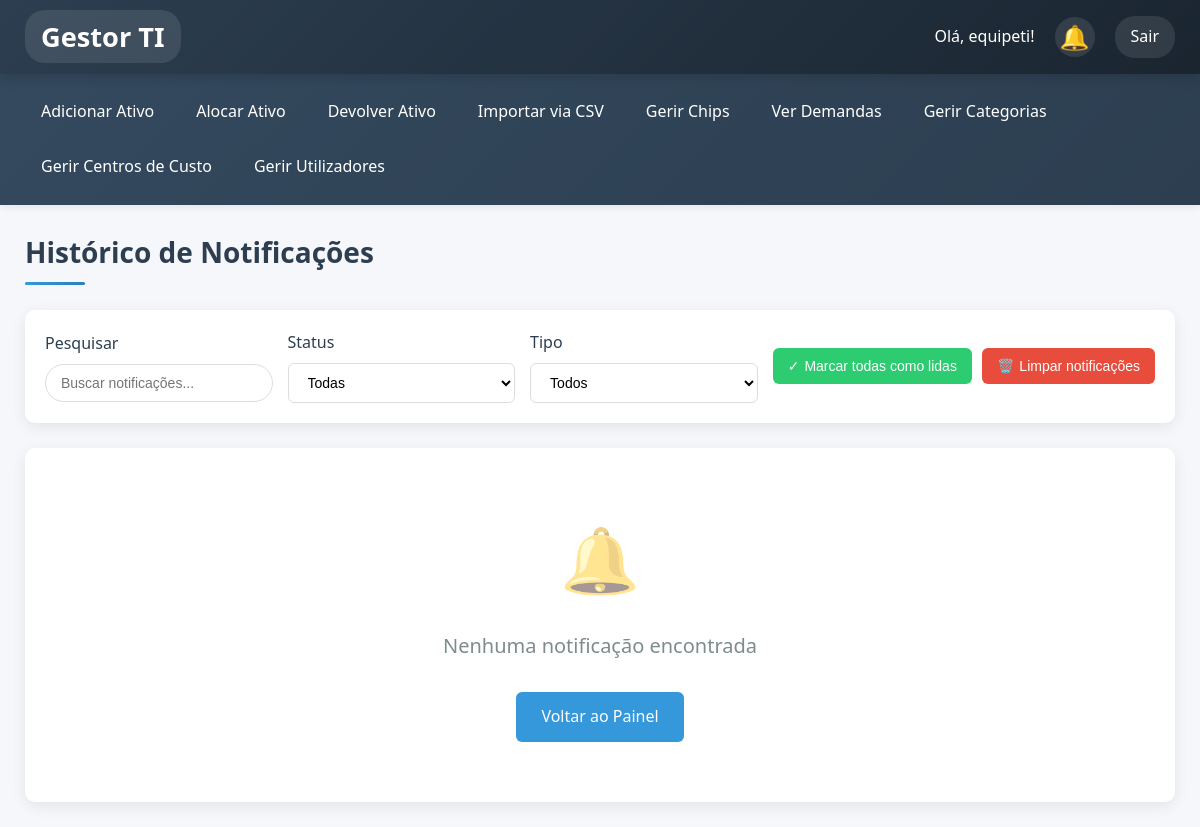
Before: /notificacoes (signed in) with the older database file.
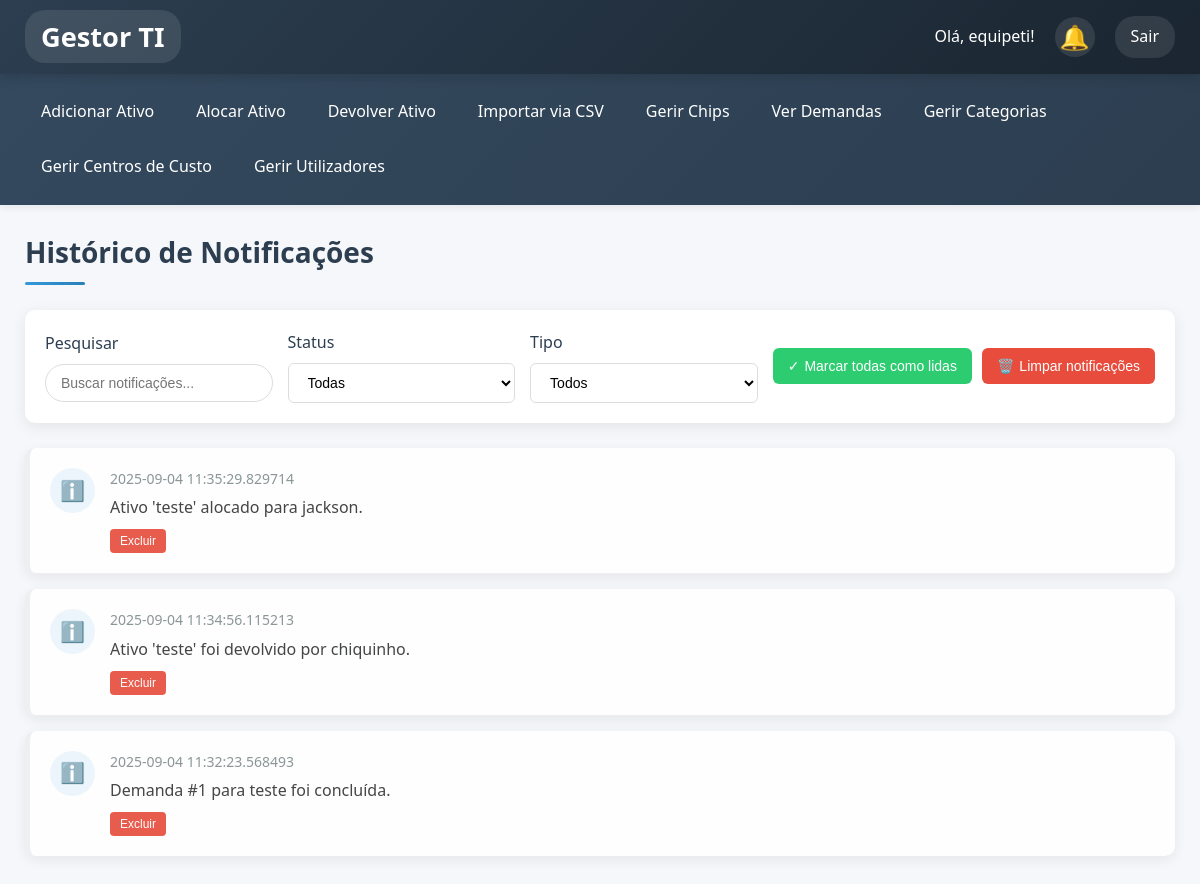
After: the same page with the newer database file.
### tables this page shows
CREATE TABLE usuarios (id INTEGER PRIMARY KEY, nome TEXT NOT NULL UNIQUE, departamento TEXT, password TEXT);

CREATE TABLE notificacoes (
                 id INTEGER PRIMARY KEY, mensagem TEXT NOT NULL, link TEXT, 
                 data_criacao DATETIME, lida BOOLEAN DEFAULT 0);

### gestor_ativos_ti.py (the view)
@app.route('/notificacoes')
@login_required
def listar_notificacoes():
    db_query("UPDATE notificacoes SET lida = 1", commit=True)
    return render_template('notificacoes.html', notificacoes=db_query("SELECT * FROM notificacoes ORDER BY data_criacao DESC"))

### gestor_ativos_ti.py (called while the page is built)
@login_manager.user_loader
def load_user(user_id):
    conn = sqlite3.connect('ativos_ti.db')
    c = conn.cursor()
    c.execute("SELECT id, nome FROM usuarios WHERE id = ?", (user_id,))
    user_data = c.fetchone()
    conn.close()
    if user_data:
        return User(id=user_data[0], nome=user_data[1])
    return None

def db_query(query, params=(), fetchone=False, commit=False):
    conn = sqlite3.connect('ativos_ti.db')
    conn.row_factory = sqlite3.Row
    c = conn.cursor()
    c.execute(query, params)
    result = c.fetchone() if fetchone else c.fetchall()
    if commit:
        conn.commit()
    conn.close()
    return result

### templates/notificacoes.html (shortened to what this page needs)
{% extends "base.html" %}
{% block content %}
<div class="notifications-header">
    <h1 class="notifications-title">Histórico de Notificações</h1>
</div>
<div class="filters-container">
    <div class="filter-group">
        <label class="filter-label">Pesquisar</label>
        <input type="text" class="filter-input" id="search-input" placeholder="Buscar notificações...">
    </div>
    <div class="filter-group">
        <label class="filter-label">Status</label>
        <select class="filter-select" id="status-filter">
            <option value="">Todas</option>
        </select>
    </div>
    <div class="filter-group">
        <label class="filter-label">Tipo</label>
        <select class="filter-select" id="type-filter">
            <option value="">Todos</option>
        </select>
    </div>
    <div class="action-buttons">
        <button class="action-btn btn-mark-read" onclick="markAllAsRead()">
            <span>✓</span> Marcar todas como lidas
        </button>
        <button class="action-btn btn-clear" onclick="clearNotifications()">
            <span>🗑️</span> Limpar notificações
        </button>
    </div>
</div>
<ul class="notifications-list" id="notifications-list">
    {% for notif in notificacoes %}
    <li class="notification-item {% if notif.lida %}read{% else %}unread{% endif %}" data-id="{{ notif.id }}">
        <div class="notification-icon {% if notif.tipo %}{{ notif.tipo }}{% else %}info{% endif %}">
            {% if notif.tipo == 'success' %}✓{% elif notif.tipo == 'warning' %}⚠️{% elif notif.tipo == 'danger' %}✗{% else %}ℹ️{% endif %}
        </div>
        <div class="notification-content">
            <div class="notification-date">{{ notif.data_criacao }}</div>
            <p class="notification-message">
                {% if notif.link %}
                    <a href="{{ notif.link }}" class="notification-link">{{ notif.mensagem }}</a>
                {% else %}
                    {{ notif.mensagem }}
                {% endif %}
            </p>
            <div class="notification-actions">
                <button class="notification-btn btn-delete" onclick="deleteNotification('{{ notif.id }}')">Excluir</button>
            </div>
        </div>
    </li>
    {% else %}
    <div class="empty-state">
        <div class="empty-state-icon">🔔</div>
        <div class="empty-state-text">Nenhuma notificação encontrada</div>
        <a href="{{ url_for('index') }}" class="empty-state-action">Voltar ao Painel</a>
    </div>
    {% endfor %}
</ul>
{% endblock %}

### templates/base.html (shortened to what this page needs)
<!DOCTYPE html>
<html lang="pt-BR">
<head>
</head>
<body>
    <header class="header-bar">
        <h1><a href="{{ url_for('index') }}">Gestor TI</a></h1>
        <div>
            <span>Olá, {{ current_user.nome }}!</span>
            <div class="notifications">
                <div class="notification-bell" id="notification-bell">🔔</div>
            </div>
            <a href="{{ url_for('logout') }}">Sair</a>
        </div>
    </header>
    <nav class="nav">
        <a href="{{ url_for('adicionar_ativo') }}">Adicionar Ativo</a>
        <a href="{{ url_for('alocar_ativo') }}">Alocar Ativo</a>
        <a href="{{ url_for('devolver_ativo') }}">Devolver Ativo</a>
        <a href="{{ url_for('importar_csv') }}">Importar via CSV</a>
        <a href="{{ url_for('listar_chips') }}">Gerir Chips</a>
        <a href="{{ url_for('listar_demandas') }}">Ver Demandas</a>
        <a href="{{ url_for('listar_categorias') }}">Gerir Categorias</a>
        <a href="{{ url_for('listar_centros_custo') }}">Gerir Centros de Custo</a>
        <a href="{{ url_for('listar_usuarios') }}">Gerir Utilizadores</a>
    </nav>
    <main class="content">
        {% block content %}{% endblock %}
    </main>
</body>
</html>

### templates/base.html (style rules this page uses)
:root { --primary-color: #2c3e50; --secondary-color: #3498db; --accent-color: #e74c3c; --light-bg: #f5f7fa; --white: #ffffff; --text-dark: #2c3e50; --border-color: #ddd; --hover-bg: #f8f9fa; --success-color: #27ae60; --warning-color: #f39c12; --nav-bg: #34495e; --nav-hover: #46627f; --header-bg: #2c3e50; --notification-bg: #fff; --notification-border: #ddd; --shadow: 0 4px 12px rgba(0,0,0,0.15); --shadow-light: 0 2px 8px rgba(0,0,0,0.08); }
* { box-sizing: border-box; margin: 0; padding: 0; }
body { font-family: 'Segoe UI', Roboto, Oxygen, Ubuntu, Cantarell, sans-serif; margin: 0; background-color: var(--light-bg); color: var(--text-dark); line-height: 1.6; }
.header-bar { display: flex; justify-content: space-between; align-items: center; background: linear-gradient(135deg, var(--header-bg), #1a2530); color: white; padding: 15px 25px; box-shadow: var(--shadow); position: relative; z-index: 100; }
.header-bar h1 { margin: 0; font-size: 1.7em; font-weight: 600; }
.header-bar h1 a { color: white; text-decoration: none; transition: all 0.3s ease; }
.header-bar > div { display: flex; align-items: center; gap: 20px; }
.header-bar span { font-size: 1em; font-weight: 500; }
.header-bar a { color: white; text-decoration: none; padding: 8px 16px; border-radius: 20px; transition: all 0.3s ease; background-color: rgba(255, 255, 255, 0.1); }
.nav { display: flex; gap: 10px; flex-wrap: wrap; background: linear-gradient(135deg, var(--nav-bg), #2c3e50); padding: 15px 25px; box-shadow: var(--shadow-light); }
.nav a { color: white; text-decoration: none; padding: 10px 16px; border-radius: 6px; transition: all 0.3s ease; font-weight: 500; position: relative; }
.nav a::after { content: ""; position: absolute; bottom: 0; left: 0; width: 0; height: 2px; background-color: var(--secondary-color); transition: width 0.3s ease; }
.content { padding: 25px; max-width: 1400px; margin: 0 auto; }
.notifications { position: relative; }
.notification-bell { font-size: 1.5em; cursor: pointer; transition: all 0.3s ease; display: flex; align-items: center; justify-content: center; width: 40px; height: 40px; border-radius: 50%; background-color: rgba(255, 255, 255, 0.1); }
.notification-item { padding: 12px 15px; border-bottom: 1px solid #eee; transition: all 0.2s ease; }
.notification-item:last-child { border-bottom: none; }
.notification-item a { color: #333; text-decoration: none; display: block; }

Changed rows visible on the page:
added notificacoes: data_criacao "2025-09-04 11:35:29.829714", mensagem "Ativo 'teste' alocado para jackson."
added notificacoes: data_criacao "2025-09-04 11:34:56.115213", mensagem "Ativo 'teste' foi devolvido por chiquinho."
added notificacoes: data_criacao "2025-09-04 11:32:23.568493", mensagem "Demanda #1 para teste foi concluída."
Other visible differences:
text no longer shown: "🔔 Nenhuma notificação encontrada Voltar ao Painel"
